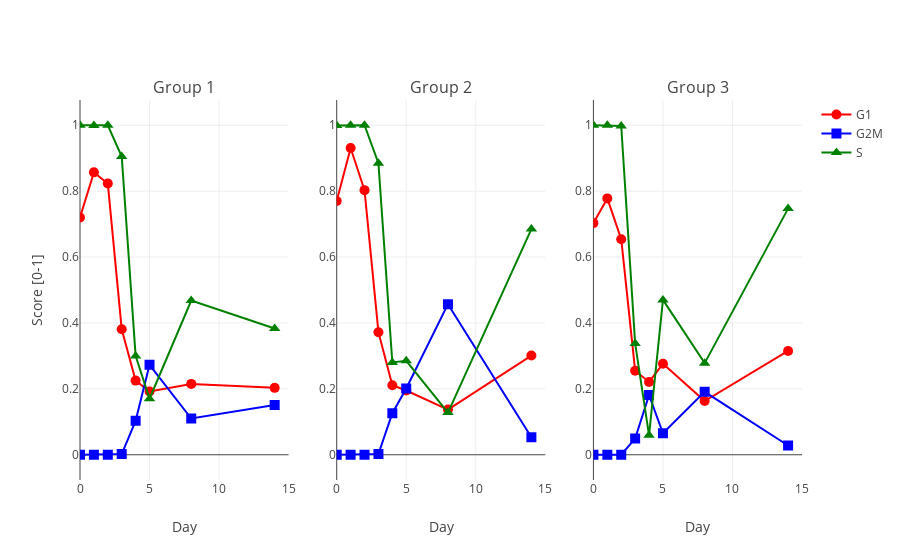

Notebook cell for this chart:
### Markdown cell above
## Visualization per group

### Code cell
days = [0, 1, 2, 3, 4, 5, 8, 14]

# Create traces
trace0G1 = go.Scatter(
    x = days,
    y = prediction_table.iloc[0:8,0].values,
    mode = 'lines+markers',
    marker = dict(
        symbol = 'circle',
        size = 10,
        color = 'red',
    ),
    name = 'G1'
)

trace0S = go.Scatter(
    x = days,
    y = prediction_table.iloc[0:8,2].values,
    mode = 'lines+markers',
    marker = dict(
        symbol = 'triangle-up',
        size = 10,
        color = 'green',
    ),
    name = 'S'
)

trace0G2M = go.Scatter(
    x = days,
    y = prediction_table.iloc[0:8,1].values,
    mode = 'lines+markers',
    marker = dict(
        symbol = 'square',
        size = 10,
        color = 'blue',
    ),
    name = 'G2M'
)

trace1G1 = go.Scatter(
    x = days,
    y = prediction_table.iloc[8:16,0].values,
    mode = 'lines+markers',
    marker = dict(
        symbol = 'circle',
        size = 10,
        color = 'red',
    ),
    name = 'Group 2 - G1',
    showlegend=False
)

trace1S = go.Scatter(
    x = days,
    y = prediction_table.iloc[8:16,2].values,
    mode = 'lines+markers',
    marker = dict(
        symbol = 'triangle-up',
        size = 10,
        color = 'green',
    ),
    name = 'Group 2 - S',
    showlegend=False
)

trace1G2M = go.Scatter(
    x = days,
    y = prediction_table.iloc[8:16,1].values,
    mode = 'lines+markers',
    marker = dict(
        symbol = 'square',
        size = 10,
        color = 'blue',
    ),
    name = 'Group 2 - G2M',
    showlegend=False
)


trace2G1 = go.Scatter(
    x = days,
    y = prediction_table.iloc[16:24,0].values,
    mode = 'lines+markers',
    marker = dict(
        symbol = 'circle',
        size = 10,
        color = 'red',
    ),
    name = 'Group 3 - G1',
    showlegend=False
)

trace2S = go.Scatter(
    x = days,
    y = prediction_table.iloc[16:24,2].values,
    mode = 'lines+markers',
    marker = dict(
        symbol = 'triangle-up',
        size = 10,
        color = 'green',
    ),
    name = 'Group 3 - S',
    showlegend=False
)

trace2G2M = go.Scatter(
    x = days,
    y = prediction_table.iloc[16:243,1].values,
    mode = 'lines+markers',
    marker = dict(
        symbol = 'square',
        size = 10,
        color = 'blue',
    ),
    name = 'Group 3 - G2M',
    showlegend=False
)

fig = tools.make_subplots(rows=1, cols=3, subplot_titles=('Group 1', 'Group 2', 'Group 3'))

fig.append_trace(trace0G1, 1, 1)
fig.append_trace(trace0G2M, 1, 1)
fig.append_trace(trace0S, 1, 1)
fig.append_trace(trace1G1, 1, 2)
fig.append_trace(trace1G2M, 1, 2)
fig.append_trace(trace1S, 1, 2)
fig.append_trace(trace2G1, 1, 3)
fig.append_trace(trace2G2M, 1, 3)
fig.append_trace(trace2S, 1, 3)

fig['layout']['xaxis1'].update(title='Day', range=[0, 15])
fig['layout']['xaxis2'].update(title='Day', range=[0, 15])
fig['layout']['xaxis3'].update(title='Day', range=[0, 15])

fig['layout']['yaxis1'].update(title='Score [0-1]')

#fig['layout'].update(title='Customizing Subplot Axes')

#data =  go.Figure(data=[trace0, trace1, trace2], layout=layout)

iplot(fig, filename='ebv')

### Figure 1 — Plotly figure (JSON) as saved in the notebook; plotly's stock layout.template omitted (floating-point values rounded to 4 significant figures)
{"data": [{"marker": {"color": "red", "size": 10, "symbol": "circle"}, "mode": "lines+markers", "name": "G1", "type": "scatter", "x": [0, 1, 2, 3, 4, 5, 8, 14], "xaxis": "x1", "y": [0.72, 0.857, 0.823, 0.381, 0.225, 0.192, 0.215, 0.203], "yaxis": "y1"}, {"marker": {"color": "blue", "size": 10, "symbol": "square"}, "mode": "lines+markers", "name": "G2M", "type": "scatter", "x": [0, 1, 2, 3, 4, 5, 8, 14], "xaxis": "x1", "y": [0, 0, 0, 0.002002, 0.103, 0.273, 0.11, 0.151], "yaxis": "y1"}, {"marker": {"color": "green", "size": 10, "symbol": "triangle-up"}, "mode": "lines+markers", "name": "S", "type": "scatter", "x": [0, 1, 2, 3, 4, 5, 8, 14], "xaxis": "x1", "y": [1, 0.999, 1, 0.905, 0.3, 0.17, 0.468, 0.383], "yaxis": "y1"}, {"marker": {"color": "red", "size": 10, "symbol": "circle"}, "mode": "lines+markers", "name": "Group 2 - G1", "showlegend": false, "type": "scatter", "x": [0, 1, 2, 3, 4, 5, 8, 14], "xaxis": "x2", "y": [0.77, 0.931, 0.803, 0.372, 0.211, 0.195, 0.137, 0.301], "yaxis": "y2"}, {"marker": {"color": "blue", "size": 10, "symbol": "square"}, "mode": "lines+markers", "name": "Group 2 - G2M", "showlegend": false, "type": "scatter", "x": [0, 1, 2, 3, 4, 5, 8, 14], "xaxis": "x2", "y": [0, 0, 0, 0.002, 0.126, 0.201, 0.457, 0.053], "yaxis": "y2"}, {"marker": {"color": "green", "size": 10, "symbol": "triangle-up"}, "mode": "lines+markers", "name": "Group 2 - S", "showlegend": false, "type": "scatter", "x": [0, 1, 2, 3, 4, 5, 8, 14], "xaxis": "x2", "y": [0.999, 1, 1, 0.885, 0.28, 0.285, 0.128, 0.685], "yaxis": "y2"}, {"marker": {"color": "red", "size": 10, "symbol": "circle"}, "mode": "lines+markers", "name": "Group 3 - G1", "showlegend": false, "type": "scatter", "x": [0, 1, 2, 3, 4, 5, 8, 14], "xaxis": "x3", "y": [0.703, 0.778, 0.654, 0.255, 0.221, 0.276, 0.163, 0.315], "yaxis": "y3"}, {"marker": {"color": "blue", "size": 10, "symbol": "square"}, "mode": "lines+markers", "name": "Group 3 - G2M", "showlegend": false, "type": "scatter", "x": [0, 1, 2, 3, 4, 5, 8, 14], "xaxis": "x3", "y": [0, 0, 0, 0.049, 0.181, 0.06507, 0.191, 0.02803], "yaxis": "y3"}, {"marker": {"color": "green", "size": 10, "symbol": "triangle-up"}, "mode": "lines+markers", "name": "Group 3 - S", "showlegend": false, "type": "scatter", "x": [0, 1, 2, 3, 4, 5, 8, 14], "xaxis": "x3", "y": [1, 1, 0.998, 0.338, 0.059, 0.47, 0.278, 0.747], "yaxis": "y3"}], "layout": {"annotations": [{"font": {"size": 16}, "showarrow": false, "text": "Group 1", "x": 0.1444, "xanchor": "center", "xref": "paper", "y": 1, "yanchor": "bottom", "yref": "paper"}, {"font": {"size": 16}, "showarrow": false, "text": "Group 2", "x": 0.5, "xanchor": "center", "xref": "paper", "y": 1, "yanchor": "bottom", "yref": "paper"}, {"font": {"size": 16}, "showarrow": false, "text": "Group 3", "x": 0.8556, "xanchor": "center", "xref": "paper", "y": 1, "yanchor": "bottom", "yref": "paper"}], "xaxis1": {"anchor": "y1", "domain": [0, 0.2889], "range": [0, 15], "title": "Day"}, "xaxis2": {"anchor": "y2", "domain": [0.3556, 0.6444], "range": [0, 15], "title": "Day"}, "xaxis3": {"anchor": "y3", "domain": [0.7111, 1], "range": [0, 15], "title": "Day"}, "yaxis1": {"anchor": "x1", "domain": [0, 1], "title": "Score [0-1]"}, "yaxis2": {"anchor": "x2", "domain": [0, 1]}, "yaxis3": {"anchor": "x3", "domain": [0, 1]}}}
